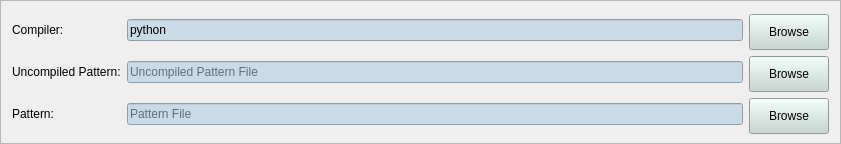
  <widget class="QFrame" name="frame_19">
   <property name="geometry">
    <rect>
     <x>10</x>
     <y>330</y>
     <width>841</width>
     <height>141</height>
    </rect>
   </property>
   <property name="frameShape">
    <enum>QFrame::StyledPanel</enum>
   </property>
   <property name="frameShadow">
    <enum>QFrame::Sunken</enum>
   </property>
   <layout class="QGridLayout" name="gridLayout_2">
    <item row="2" column="2">
     <widget class="QPushButton" name="pushButtonPatternFile">
      <property name="minimumSize">
       <size>
        <width>0</width>
        <height>36</height>
       </size>
      </property>
      <property name="maximumSize">
       <size>
        <width>16777215</width>
        <height>31</height>
       </size>
      </property>
      <property name="styleSheet">
       <string notr="true">background-color: rgb(199, 213, 207);</string>
      </property>
      <property name="text">
       <string>Browse</string>
      </property>
     </widget>
    </item>
    <item row="0" column="1">
     <widget class="QLineEdit" name="lineEditCompiler">
      <property name="styleSheet">
       <string notr="true">background-color: rgb(200, 219, 230);</string>
      </property>
      <property name="text">
       <string>python</string>
      </property>
      <property name="placeholderText">
       <string>Compiler</string>
      </property>
     </widget>
    </item>
    <item row="0" column="2">
     <widget class="QPushButton" name="pushButtonCompiler">
      <property name="minimumSize">
       <size>
        <width>0</width>
        <height>36</height>
       </size>
      </property>
      <property name="maximumSize">
       <size>
        <width>16777215</width>
        <height>31</height>
       </size>
      </property>
      <property name="styleSheet">
       <string notr="true">background-color: rgb(199, 213, 207);</string>
      </property>
      <property name="text">
       <string>Browse</string>
      </property>
     </widget>
    </item>
    <item row="2" column="0">
     <widget class="QLabel" name="label_104">
      <property name="text">
       <string>Pattern:</string>
      </property>
     </widget>
    </item>
    <item row="2" column="1">
     <widget class="QLineEdit" name="lineEditPatternFile">
      <property name="styleSheet">
       <string notr="true">background-color: rgb(200, 219, 230);</string>
      </property>
      <property name="placeholderText">
       <string>Pattern File</string>
      </property>
     </widget>
    </item>
    <item row="1" column="1">
     <widget class="QLineEdit" name="lineEditUncompiled">
      <property name="styleSheet">
       <string notr="true">background-color: rgb(200, 219, 230);</string>
      </property>
      <property name="placeholderText">
       <string>Uncompiled Pattern File</string>
      </property>
     </widget>
    </item>
    <item row="1" column="2">
     <widget class="QPushButton" name="pushButtonUncompiled">
      <property name="minimumSize">
       <size>
        <width>0</width>
        <height>36</height>
       </size>
      </property>
      <property name="maximumSize">
       <size>
        <width>16777215</width>
        <height>31</height>
       </size>
      </property>
      <property name="styleSheet">
       <string notr="true">background-color: rgb(199, 213, 207);</string>
      </property>
      <property name="text">
       <string>Browse</string>
      </property>
     </widget>
    </item>
    <item row="1" column="0">
     <widget class="QLabel" name="label_105">
      <property name="text">
       <string>Uncompiled Pattern:</string>
      </property>
     </widget>
    </item>
    <item row="0" column="0">
     <widget class="QLabel" name="label_103">
      <property name="text">
       <string>Compiler:</string>
      </property>
     </widget>
    </item>
   </layout>
  </widget>
